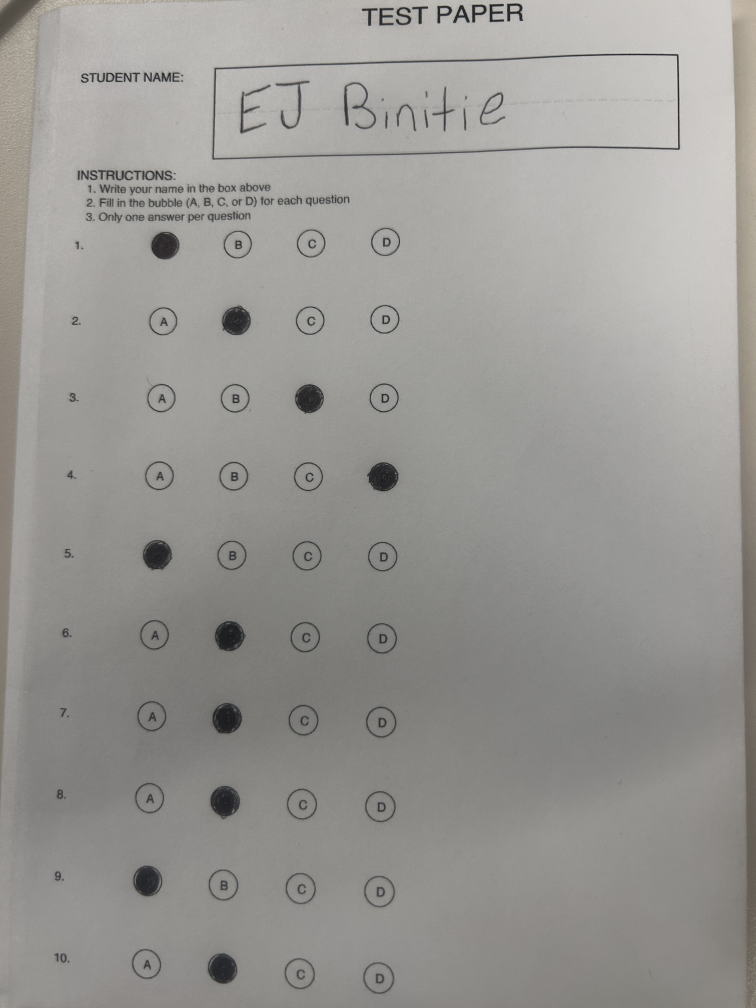
#> input picture yahoo/mission/scanner/test_images/IMG_7096.JPG, 3024 x 4032 px, given in place of the camera (shown at 1/4 size)
$ python scan_paper.py
#> lines starting #> are read from the running program, lines starting #| are printed output that depends on the picture; after the words box and inside, x2 and y2 are one past the last pixel; in counts of white or black regions, pixels touching at a corner belong together
### yahoo/mission/scanner/camera_capture.py
"""
Camera capture module for paper scanning.
Supports both Raspberry Pi camera and USB webcam.
"""
import cv2
import os
import time

class CameraCapture:
    """Handles camera initialization and image capture."""

    def __init__(self, camera_index=0, use_picam=False):
        """
        Args:
            camera_index: Camera device index (0, 1, 2, etc.)
            use_picam: Use Raspberry Pi camera (requires picamera2)
        """
        self.camera_index = camera_index
        self.use_picam = use_picam
        self.cap = None
        self.picam = None

    def initialize(self):
        """Initialize camera."""
        if self.use_picam:
            # TODO: Use picamera2 for Raspberry Pi
            try:
                from picamera2 import Picamera2
                self.picam = Picamera2()
                self.picam.start()
                print(f"✅ PiCamera initialized")
            except ImportError:
                raise Exception("picamera2 not installed. Install with: pip install picamera2")
            except Exception as e:
                raise Exception(f"Failed to initialize PiCamera: {e}")
        else:
            self.cap = cv2.VideoCapture(self.camera_index)
            if not self.cap.isOpened():
                raise Exception(f"Failed to open camera {self.camera_index}")

            # Set camera properties for better quality
            self.cap.set(cv2.CAP_PROP_FRAME_WIDTH, 1920)
            self.cap.set(cv2.CAP_PROP_FRAME_HEIGHT, 1080)

            # Wait for camera to stabilize
            time.sleep(1)

            print(f"✅ Camera initialized (index {self.camera_index})")

    def capture_image(self):
        """
        Capture a single image from camera.

        Returns:
            BGR image array (numpy array)
        """
        if self.use_picam:
            if not self.picam:
                self.initialize()
            # TODO: Capture from PiCamera
            # frame = self.picam.capture_array()
            # return cv2.cvtColor(frame, cv2.COLOR_RGB2BGR)
            raise NotImplementedError("PiCamera capture not yet implemented")
        else:
            if not self.cap or not self.cap.isOpened():
                self.initialize()

            ret, frame = self.cap.read()
#> frame is the input picture: shape (4032, 3024, 3); mean B, G, R 147.5, 151.1, 152.5
            if not ret:
                raise Exception("Failed to capture image from camera")

            return frame

    def release(self):
        """Release camera resources."""
        if self.cap:
            self.cap.release()
            self.cap = None
        if self.picam:
            self.picam.stop()
            self.picam = None


# [18 lines left out: function capture_image, not called in this run]

### yahoo/mission/scanner/simple_pipeline.py
# mission/scanner/simple_pipeline.py
"""
Simplified paper scanning pipeline:
1. Capture image from camera
2. Warp to standard size
3. Save image to disk
4. If WiFi: Detect student name using OpenAI Vision API
5. Save to database with student association
"""

import cv2
import os
import traceback
from datetime import datetime

try:
    from .image_warp import warp_form_to_standard
except ImportError:
    # Fallback to preprocess if image_warp doesn't exist
    from .preprocess import preprocess_image
    def warp_form_to_standard(img):
        warped, _, _ = preprocess_image(img)
        return warped
from .name_detect import detect_name
from .storage import (
    init_db,
    save_image,
    save_paper_scan
)


def check_wifi_connection():
    """
    Check if WiFi/internet connection is available.

    Returns:
        bool: True if connected, False otherwise
    """
    import socket
    try:
        # Try to connect to a reliable server
        socket.create_connection(("8.8.8.8", 53), timeout=3)
        return True
    except OSError:
        return False


def process_paper_scan(img_color, api_key=None, weight_grams=None):
    """
    Process a single paper scan: capture, warp, detect name (if WiFi), save to DB.

    Args:
        img_color: Raw BGR image from camera
        api_key: OpenAI API key (optional, will use from .env if not provided)
        weight_grams: Weight detected by sensor (optional)

    Returns:
        dict: {
            "success": True/False,
            "error": None or str,
            "image_path": path to saved image,
            "student_name": detected name or None,
            "ocr_raw": raw OCR text or None,
            "ocr_confidence": confidence score or None,
            "processed": True if name detected, False if offline
        }
    """
    try:
        init_db()  # Ensure DB & directories exist

        # -------------------------------------------
        # 1. Save raw image immediately
        # -------------------------------------------
        raw_path = save_image(img_color, "raw", "paper_scan")
#> raw_path = 'scans/raw/paper_scan_20261120_174256.png'

        # -------------------------------------------
        # 2. Warp to standard size
        # -------------------------------------------
        try:
            warped_color = warp_form_to_standard(img_color)
            warped_path = save_image(warped_color, "warped", "warped")
        except Exception as e:
            # If warping fails, use original image
            print(f"⚠️  Warping failed: {e}. Using original image.")
            warped_color = img_color
            warped_path = raw_path

        # -------------------------------------------
        # 3. Check WiFi and detect name if available
        # -------------------------------------------
        student_name = None
        ocr_raw = None
        ocr_confidence = None
        processed = False

        has_wifi = check_wifi_connection()

        if has_wifi:
            # Load API key from environment if not provided
            if api_key is None:
                from dotenv import load_dotenv
                load_dotenv()
                import os
                api_key = os.getenv('OPENAI_API_KEY')

            if api_key:
                try:
                    print("🔍 Detecting student name...")
                    name_info = detect_name(warped_color, api_key)
                    student_name = name_info["matched_name"]
                    ocr_raw = name_info.get("raw_ocr")
                    ocr_confidence = name_info.get("confidence")

                    if student_name and student_name != "UNKNOWN":
                        processed = True
                        print(f"✅ Student detected: {student_name} (confidence: {ocr_confidence:.1%})" if ocr_confidence else f"✅ Student detected: {student_name}")
                    else:
                        print("⚠️  Student name not detected")
                except Exception as e:
                    print(f"⚠️  Name detection failed: {e}")
            else:
                print("⚠️  No API key available")
        else:
            print("📴 No WiFi connection - saving image without name detection")

        # -------------------------------------------
        # 4. Save to database
        # -------------------------------------------
        row_id = save_paper_scan(
            image_path=raw_path,
            student_name=student_name,
            ocr_raw=ocr_raw,
            ocr_confidence=ocr_confidence,
            weight_grams=weight_grams
        )

        # -------------------------------------------
        # 5. Return result
        # -------------------------------------------
        return {
            "success": True,
            "error": None,
            "row_id": row_id,
            "image_path": raw_path,
            "warped_path": warped_path,
            "student_name": student_name,
            "ocr_raw": ocr_raw,
            "ocr_confidence": ocr_confidence,
            "processed": processed,
            "has_wifi": has_wifi
        }

    except Exception as e:
        return {
            "success": False,
            "error": f"{e}\n{traceback.format_exc()}",
            "image_path": None,
            "student_name": None,
            "processed": False
        }

### yahoo/mission/scanner/image_warp.py
# mission/scanner/image_warp.py
"""
Simplified image preprocessing - only warping to standard size.
Removed bubble-specific preprocessing (thresholding, etc.).
"""

import cv2
import numpy as np
from .config import WARPED_WIDTH, WARPED_HEIGHT


# ------------------------------------------------------------
# Utility: Order 4 points (top-left, top-right, bottom-right, bottom-left)
# ------------------------------------------------------------
def order_points(pts):
    """Return coordinates as TL, TR, BR, BL."""
    rect = np.zeros((4, 2), dtype="float32")

    s = pts.sum(axis=1)
    rect[0] = pts[np.argmin(s)]   # top-left
    rect[2] = pts[np.argmax(s)]   # bottom-right

    diff = np.diff(pts, axis=1)
    rect[1] = pts[np.argmin(diff)]  # top-right
    rect[3] = pts[np.argmax(diff)]  # bottom-left

    return rect


# ------------------------------------------------------------
# Step 1 — Detect the bounding box of the PRINTED FORM
# ------------------------------------------------------------
def detect_form_contour(img_gray):
    """
    Detects the contour of the printed test region, NOT the paper border.

    Strategy:
    - Edge detection
    - Morphological closing to fill gaps
    - Find largest rectangular-ish contour
    """
    blurred = cv2.GaussianBlur(img_gray, (5,5), 0)
    edges = cv2.Canny(blurred, 50, 150)
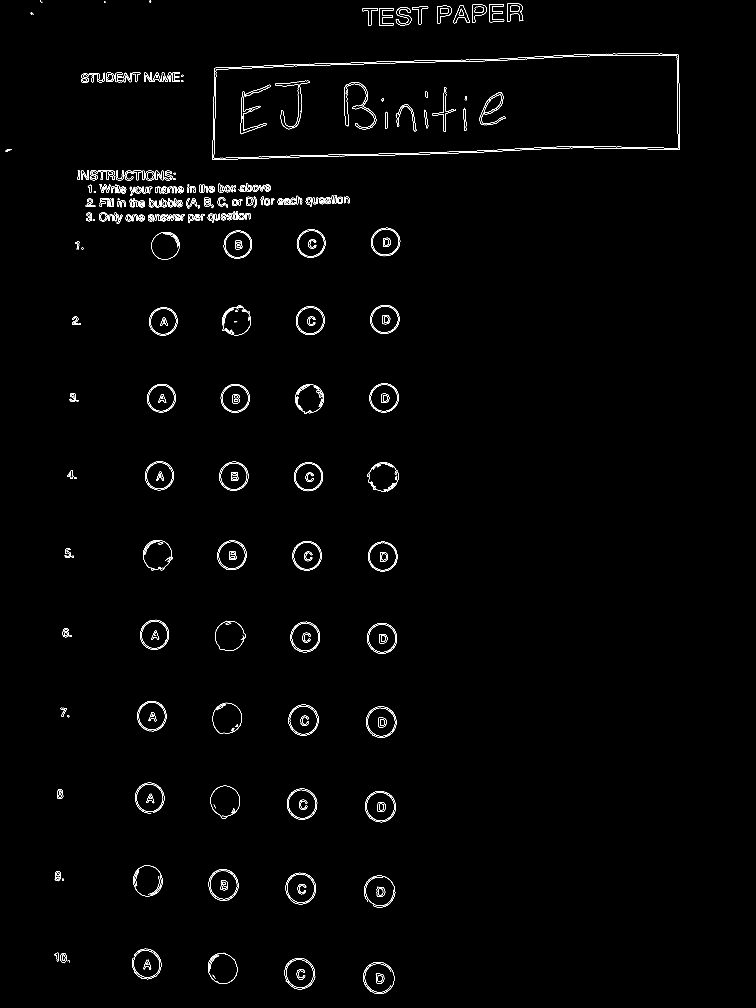
#> edges: shape (4032, 3024) (shown at 1/4 size); 0.62% white in thin lines or dots, all inside (x1, y1, x2, y2) = (21, 0, 2719, 3976)

    # Close gaps in edges
    kernel = cv2.getStructuringElement(cv2.MORPH_RECT, (9, 9))
    closed = cv2.morphologyEx(edges, cv2.MORPH_CLOSE, kernel)
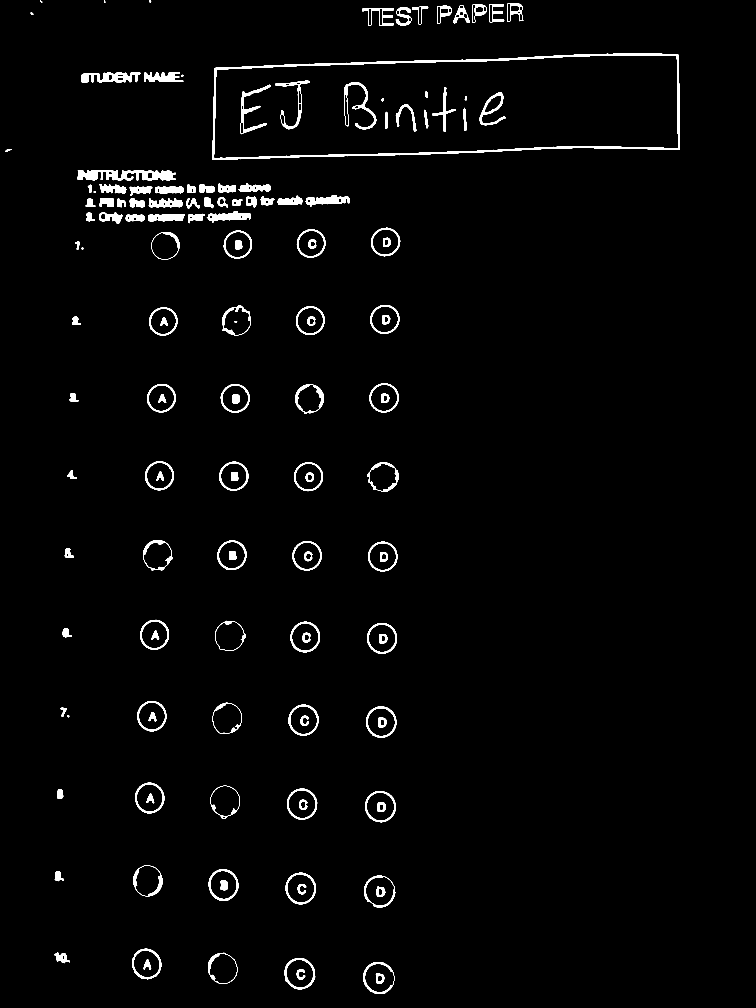
#> closed: shape (4032, 3024) (shown at 1/4 size); 2% white; 141 white regions

    contours, _ = cv2.findContours(closed, cv2.RETR_EXTERNAL, cv2.CHAIN_APPROX_SIMPLE)
#> contours = 98 contours, 1 with area under 20; largest, box (x1, y1, x2, y2) and area: (849, 214, 2719, 639) 693626, (1453, 3848, 1578, 3976) 12318, (1456, 3503, 1581, 3630) 12022, (1142, 3491, 1264, 3618) 11848, (1138, 3832, 1261, 3957) 11819

    if not contours:
        raise Exception("No contours found — cannot detect form boundary.")

    # Choose contour with largest area (printed region)
    contours = sorted(contours, key=cv2.contourArea, reverse=True)
    form_contour = None

    for cnt in contours:
        peri = cv2.arcLength(cnt, True)
        approx = cv2.approxPolyDP(cnt, 0.02 * peri, True)

        # Look for 4-point contours (rectangle-like)
        if len(approx) == 4:
            form_contour = approx
            break
#> this loop made 1 pass
#> (peri, form_contour) on pass 1: (4533.3, [[2713, 221], [862, 271], [849, 636], [2716, 599]])
#> (the rest of the program and of its run is left out)
